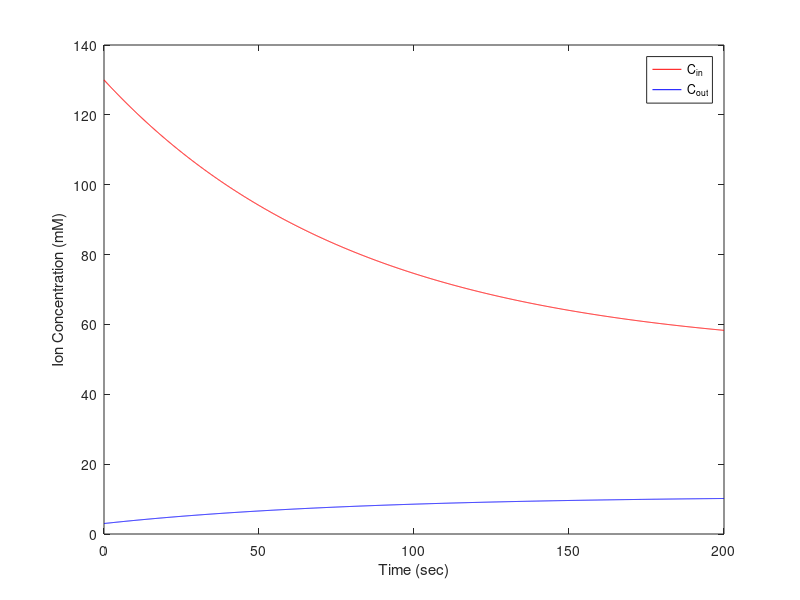

Here is the MATLAB script that generated this plot:
%% %%%%%%%%%%%%%%%%%%%%%%%%%%%%%%%%%%%%%%%%%%%%%%%%%%%%%%%%%%%%%%%%%%%%%%%
% Neural Signals BMES-477/710
% Lab 1: Introduction to membrane properties
% Section 1: (Nernst) Equilibrium Potential
% Author: E.Knudsen,PhD
% Updated: C.von Reyn,PhD 01/01/2018
% Instructions: Modify parameter values as indicated in the lab handout,
% and answer questions accoringly!
%% %%%%%%%%%%%%%%%%%%%%%%%%%%%%%%%%%%%%%%%%%%%%%%%%%%%%%%%%%%%%%%%%%%%%%%%
clear,clc
% Material constants:
R = 8.31; % J/molK = Coulombs * Volts / moles * degrees Kelvin
F = 96480; % C/mol = Coulombs / moles
T = 298; % in K, 25 degrees Celsius, remember: 0 C = 273 K

% internal constants:
vol_i = 1;      % inside compartment volume
vol_o = 10;      % outside compartment volume
A = 1;          % Area of membrane
P = 0.02;       % Permeability to diffusing species

% DEFINE PARAMETERS (modify these):
z = +1; % Ionic charge, e.g. potassium (K+), z = +1;
Cin = 130; % Intracellular [Desktop Entry]
Cout = 3; % Extracellular ionic concentration (in mM)
Vm = -40; % Transmembrane potential in mV

%% %%%%%%%%%%%%%%%%%%%%%%%%%%%%%%%%%%%%%%%%%%%%%%%%%%%%%%%%%%%%%%%%%%%%%%%
% Running the simulation
% some definitions:
% Simulation time:
dt = 0.1;   % timestep in seconds
start = 0;  % in seconds
stop = 200; % in seconds

% Directly from neuron
a = A*P / vol_i; % simplifying term for inside compartment
b = A*P / vol_o; % simplifying term for outside compartment
expmxi = 1;      % if no charge moving, e.g. Vm = 0
if Vm            % if current is flowing
    xi = z * (Vm/1000) * F / (R*T);
    a = a * (xi / (1 - exp(-xi)));
    b = b * (xi / (1 - exp(-xi))) * exp(-xi);
    expmxi = exp(-xi);
end

% Now run through the calculation of Cin_new and Cout_new:
time = start:dt:stop;
Cin_new = [Cin zeros(1,length(time)-1)];
Cout_new = [Cout zeros(1,length(time)-1)];
for i = 2:length(time)
    Cin_new(i) = (Cin_new(i-1) * (1 + (dt * b)) + Cout_new(i-1) * dt * a * expmxi) ...
        /(1 + dt * (a + b));
    Cout_new(i) = Cout_new(i-1) - (Cin_new(i) - Cin_new(i-1)) * (vol_i/vol_o);
end

%% %%%%%%%%%%%%%%%%%%%%%%%%%%%%%%%%%%%%%%%%%%%%%%%%%%%%%%%%%%%%%%%%%%%%%%%
% Plotting simulation results:
figure;
plot(time,Cin_new,'r');
hold on
plot(time,Cout_new,'b');
legend('C_{in}','C_{out}')
xlabel('Time (sec)')
ylabel('Ion Concentration (mM)')
